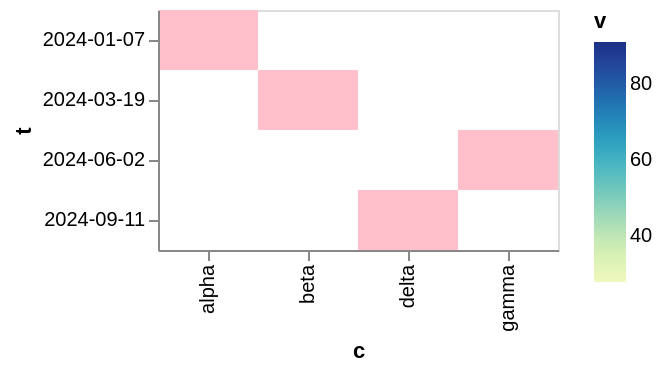

This figure's Vega-Lite source:
### Vega-Lite specification from a JSON file in a GitHub repository (floating-point values rounded to 4 significant figures)
{"$schema": "https://vega.github.io/schema/vega-lite/v6.json", "width": 200, "height": 120, "data": {"values": [{"c": "alpha", "v": 28, "w": 3, "t": "2024-01-07"}, {"c": "beta", "v": 55, "w": 7, "t": "2024-03-19"}, {"c": "gamma", "v": 43, "w": 5, "t": "2024-06-02"}, {"c": "delta", "v": 91, "w": 9, "t": "2024-09-11"}]}, "mark": {"type": "rect", "fill": "pink"}, "encoding": {"x": {"field": "c", "type": "nominal"}, "y": {"field": "t", "type": "ordinal"}, "color": {"field": "v", "type": "quantitative"}}}
